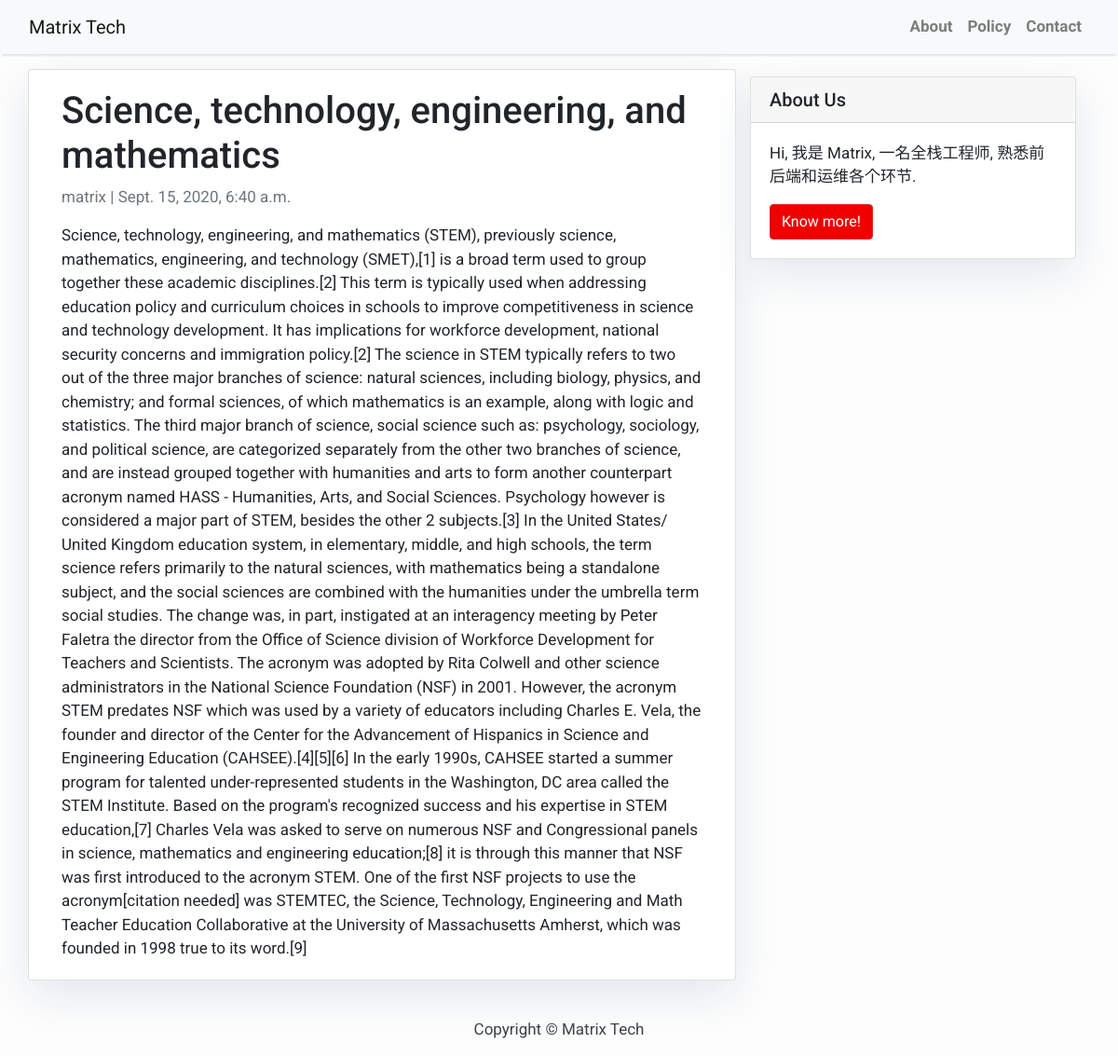
The page /stem/ on the database its author committed.
### blog/models.py (models this page shows, shortened)
class Post(models.Model):
    title = models.CharField(max_length=200, unique=True)
    slug = models.SlugField(max_length=200, unique=True)
    author = models.ForeignKey(User, on_delete= models.CASCADE,related_name='blog_posts')
    updated_on = models.DateTimeField(auto_now= True)
    content = models.TextField()
    created_on = models.DateTimeField(auto_now_add=True)
    status = models.IntegerField(choices=STATUS, default=0)
    class Meta:
        ordering = ['-created_on']

### blog/views.py (the view)
# urls.py: path('<slug:slug>/', views.PostDetail.as_view(), name='post_detail'),
class PostDetail(generic.DetailView):
    model = Post
    template_name = 'post_detail.html'

### templates/post_detail.html
{% extends 'base.html' %} {% block content %}
<div class="container">
  <div class="row">
    <div class="col-md-8 card mb-4  mt-3 left  top">
      <div class="card-body">
        <h1>{% block title %} {{ object.title }} {% endblock title %}</h1>
        <p class=" text-muted">{{ post.author }} | {{ post.created_on }}</p>
        <p class="card-text ">{{ object.content | safe }}</p>
      </div>
    </div>
    {% block sidebar %} {% include 'sidebar.html' %} {% endblock sidebar %}
  </div>
</div>
{% endblock content %}

### templates/base.html (style rules this page uses)
body { font-family: "Roboto", sans-serif; font-size: 17px; background-color: #fdfdfd; }

### templates/sidebar.html (style rules this page uses)
.card { box-shadow: 0 16px 48px #E3E7EB; }

### rows shown on the page
Post: title "Science, technology, engineering, and mathematics", author "matrix", created_on "Sept. 15, 2020, 6:40 a.m.", content "Science, technology, engineering, and mathematics (STEM), previously science, mathematics, engineering, and technology (SMET),[1] is a broad term used to group together these academic disciplines.[2] This term is typically used when addressing education policy and curriculum choices in schools to improve competitiveness in science and technology development. It has implications for workforce development, national security concerns and immigration policy.[2] The science in STEM typically refers to two out of the three major branches of science: natural sciences, including biology, physics, and chemistry; and formal sciences, of which mathematics is an example, along with logic and…"
